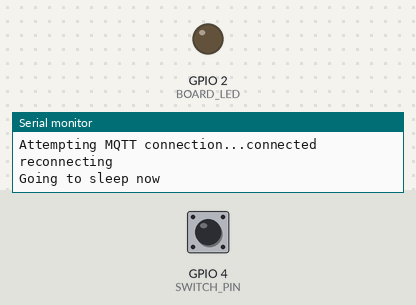
The sketch below on a simulated ESP8266 (NodeMCU). Parts: output pins drawn as LEDs (lit = HIGH), the last lines printed to the serial monitor. The inputs (shaded band) are chosen by the test bench; at power-on: GPIO 4 (SWITCH_PIN) HIGH. WiFi joins after 1.5 s; servers stay silent unless stated; random numbers use the default seed unless the sketch sets one; no MQTT or app messages arrive unless stated.

Above: at 2.7 s.
2.8 s: GPIO 4 (SWITCH_PIN) pulled LOW for 2.35 s
At 4.5 s:
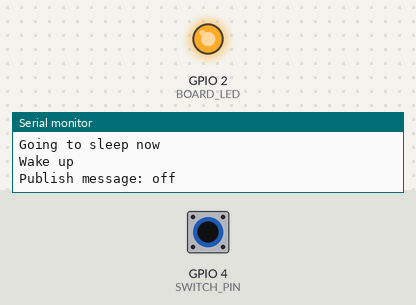
Timing chart, 0 to 7.1 s (numbered marks = the images above; inputs shaded):
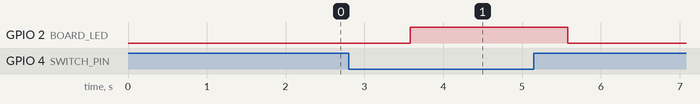

Measured:
- after the input at 2.8 s, GPIO 2 (BOARD_LED): LOW → HIGH after 0.78 s, → LOW 2.0 s later

The sketch:

light_sleep_test.ino
```cpp
#include <Wire.h>
//#include <Adafruit_GFX.h>
//#include "Adafruit_LEDBackpack.h"
#include <ESP8266WiFi.h>
#include <PubSubClient.h>
// #include <FastLED.h>
// download FastLEd, PubSubClient and Adafruit-Libs via Library Manager

extern "C" {
   #include "gpio.h"
   #include "user_interface.h"
}

// WORKS, but only if mqtt is disabled. Has to reconnect to WIFI and MQTT every time after wake up

/*
  based on:
  https://www.arduino.cc/en/Tutorial/BuiltInExamples/Blink and
  https://github.com/knolleary/pubsubclient/blob/v2.8/examples/mqtt_esp8266/mqtt_esp8266.ino
*/

// PINS
const int BOARD_LED = 2;
const int SWITCH_PIN = 4; // D2-Pin --> 1
int switch_val = 0;

// NETWORK VALUES
const char* ssid = "PLACEHOLDER";
const char* password = "PLACEHOLDER";
const char* mqtt_server = "PLACEHOLDER";

// MQTT VALUES
const char* mqtt_username = "PLACEHOLDER";
const char* mqtt_password = "PLACEHOLDER";
int has_sent = 0;
WiFiClient espClient;
PubSubClient client(espClient);
unsigned long lastMsg = 0;
#define MSG_BUFFER_SIZE	(50)
char msg[MSG_BUFFER_SIZE];
int value = 0;

#define WAKE_UP_PIN 4

/* ----- MQTT STUFF ----- */
void setup_wifi() {

  delay(10);
  // We start by connecting to a WiFi network
  Serial.println();
  Serial.print("Connecting to ");
  Serial.println(ssid);

  WiFi.mode(WIFI_STA);
  WiFi.begin(ssid, password);

  Serial.print("setting up...");

  while (WiFi.status() != WL_CONNECTED) {
    delay(500);
    Serial.print(".");
  }

  randomSeed(micros());

  Serial.println("");
  Serial.println("WiFi connected");
  Serial.println("IP address: ");
  Serial.println(WiFi.localIP());
}

void reconnect() {
  // Loop until we're reconnected
  while (!client.connected()) {
    Serial.print("Attempting MQTT connection...");
    // Create a random client ID
    String clientId = "ESP8266Client-";
    clientId += String(random(0xffff), HEX);
    // Attempt to connect
    if (client.connect(clientId.c_str(), "PLACEHOLDER", "PLACEHOLDER")) {
    // if (client.connect(clientId.c_str(), mqtt_username, mqtt_password)) {
      Serial.println("connected");
      // Once connected, publish an announcement...
      client.publish("outTopic", "hello world");
      // ... and resubscribe
      client.subscribe("inTopic");
    } else {
      Serial.print("failed, rc=");
      Serial.print(client.state());
      Serial.println(" try again in 5 seconds");
      // Wait 5 seconds before retrying
      delay(5000);
    }
  }
}


/* ----- BOARD SETUP ----- */
void setup() {
  Serial.begin(9600);
  Serial.println("setting up for [STUDY-LAMP]");

  // Init digital pins
  pinMode(BOARD_LED, OUTPUT);  // BOARD_LED
  pinMode(SWITCH_PIN, INPUT_PULLUP); // SWITCH

  setup_wifi();
  client.setServer(mqtt_server, 1883);

  // gpio_init();
}

void callback() {
  Serial.println("Calback");
  Serial.println(millis());
  Serial.flush();
}

void light_sleep(){
  gpio_pin_wakeup_enable(GPIO_ID_PIN(4), GPIO_PIN_INTR_LOLEVEL);
  wifi_station_disconnect();
  wifi_set_opmode(NULL_MODE);
  wifi_fpm_set_sleep_type(LIGHT_SLEEP_T);
  wifi_fpm_open();
  wifi_fpm_set_wakeup_cb(callback);
  wifi_fpm_do_sleep(0xFFFFFFF); // set max. sleep time
}

int count = 0;
void loop() {

  if (!client.connected()) {
      reconnect();
      Serial.println("reconnecting");
    }
    client.loop();
  // can't seem to reconnect after coming out of light_sleep


  switch_val = digitalRead(SWITCH_PIN);
  //Serial.println(switch_val);

  if (switch_val == LOW) { // NO study

    if (has_sent == 0) { // do once per click
      has_sent = 1;
      Serial.println("Publish message: off");
      client.publish("study_lamp", "false");
      digitalWrite(BOARD_LED, HIGH);
    }

  } else if (switch_val == HIGH) { // STUDY

    if (has_sent == 1) {
      has_sent = 0;
      Serial.println("Publish message: on");
      client.publish("study_lamp", "true");
      digitalWrite(BOARD_LED, LOW);
    }
  }

  delay(1000);
    Serial.println("Going to sleep now");
    client.publish("out_topic", "sleep");
  light_sleep();
  delay(1000);
  Serial.println("Wake up");
  client.publish("out_topic", "wake");

  //count++;

  // setup_wifi();
  // wifi_set_sleep_type(NONE_SLEEP_T);

}
```
